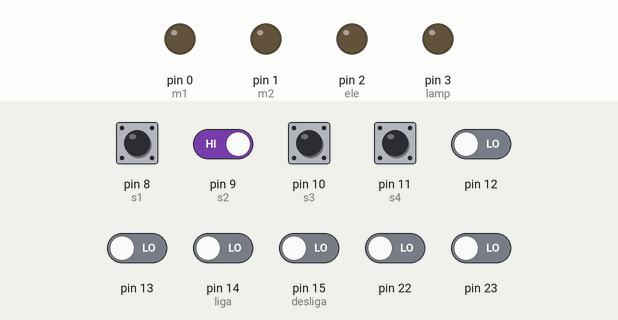
Simulated run of this sketch. Board: Arduino Uno, built with avr-gcc and run on an emulated ATmega328P. On the bench: output pins drawn as LEDs (lit = HIGH). The inputs (shaded band) are chosen by the test bench; at power-on: pin 8 (s1), pin 9 (s2), pin 10 (s3), pin 11 (s4) HIGH, pin 12, pin 13, pin 14 (liga), pin 15 (desliga), pin 22, pin 23 LOW.

Above: at 0.8 s.
0.9 s: pin 14 (liga) driven HIGH
At 1.7 s:
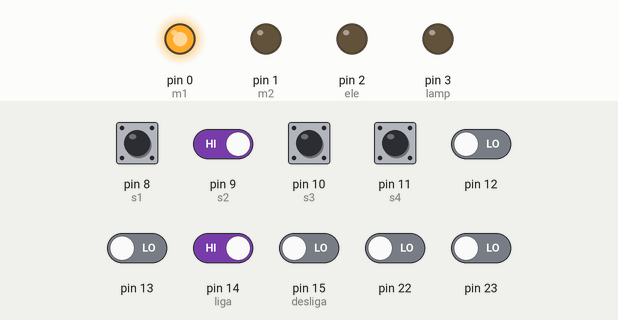
2.4 s: pin 8 (s1) pulled LOW for 0.15 s
At 2.8 s:
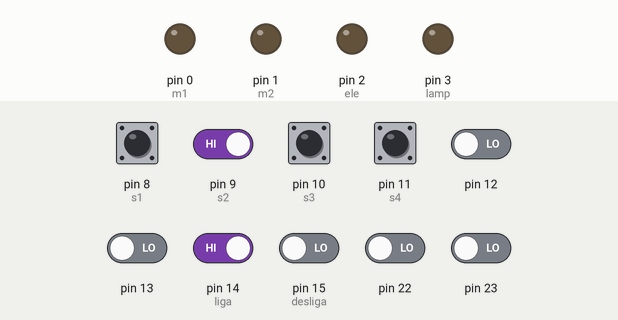
5.5 s: pin 15 (desliga) driven HIGH
8.5 s: pin 15 (desliga) driven LOW
At 9.7 s:
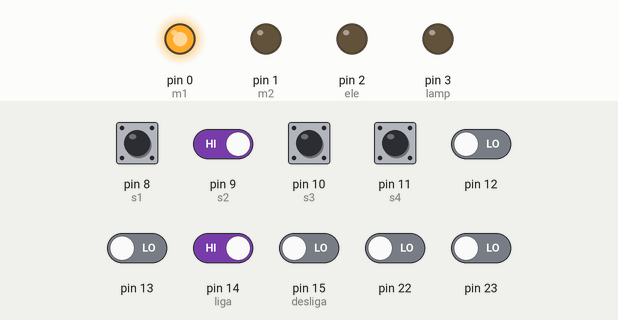
10.0 s: pin 8 (s1) driven LOW and pin 9 (s2) driven LOW
At 13.3 s:
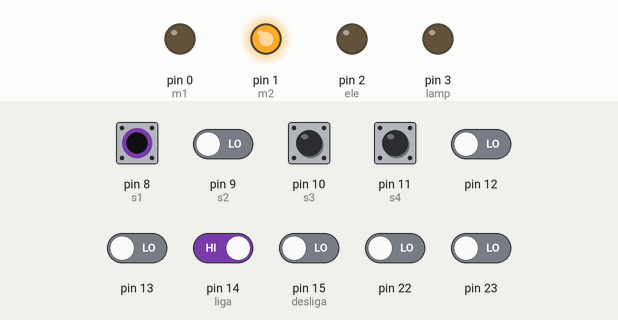
Timing chart, 0 to 14.8 s (numbered marks = the images above; inputs shaded):
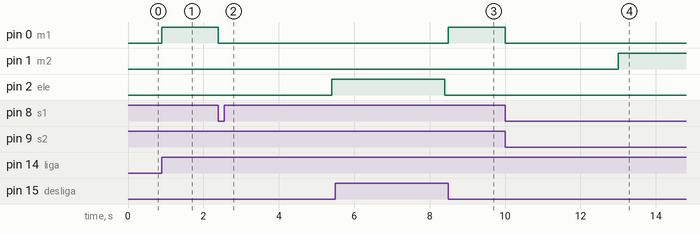

The sketch:

ex_3_relatorio_1.ino
```cpp
#define desliga (1 << PC1)
#define liga (1 << PC0)
#define s1 (1 << PB0)
#define s2 (1 << PB1)
#define s3 (1 << PB2)
#define s4 (1 << PB3)
#define lamp (1 << PD3)
#define m1 (1 << PD0)
#define m2 (1 << PD1)
#define ele (1 << PD2)

#define ESPERA 10
#define ESTEIRA1 20
#define ELEVADOR 30
#define ESTEIRA2 40
#define VERIF 50

int main() {
  DDRD = lamp + m1 + m2 + ele;
  PORTD &= ~(lamp + m1 + m2 + ele);

  PORTB = (s1 + s2 + s3 + s4);

  short int estado = ESPERA;
  for (;;) {
    short int Desliga;
    Desliga = PINC & desliga;

    if (Desliga == desliga)
      estado = ESPERA;

    switch (estado) {
      case ESPERA:
        PORTD &= ~(lamp + m1 + m2 + ele);
        short int Liga;
        Liga = PINC & liga;
        if (Liga == liga)
          estado = ESTEIRA1;

        break;
      case ESTEIRA1:
        PORTD |= m1;

        short int S1;
        S1 = PINB & s1;
        if (S1 == 0)
          estado = ELEVADOR;

        break;
      case ELEVADOR:
        PORTD &= ~(m1);
        _delay_ms(3000);
        PORTD |= ele;

        short int S2;
        S2 = PINB & s2;

        if (S2 == 0)
          estado = ESTEIRA2;

        break;
      case ESTEIRA2:
        PORTD &= ~ele;
        PORTD |= m2;

        short int S3, S4;

        S3 = PINB & s3;
        S4 = PINB & s4;

        if (S3 == 0)
          estado = VERIF;
        else if (S4 == 0)
          estado = ESPERA;

        break;

      case VERIF:
        PORTD &= ~m2;
        for (int i = 0; i < 6; i++) {
          PORTD |= lamp;
          _delay_ms(250);
          PORTD &= ~lamp;
          _delay_ms(250);
        }
        estado = ESTEIRA2;

        break;
    }
  }
}
```

Measured:
- after the input at 0.9 s, pin 0 (m1): LOW → HIGH at once
- after the input at 2.4 s, pin 0 (m1): HIGH → LOW at once; pin 2 (ele): LOW → HIGH after 3.0 s
- after the input at 5.5 s, pin 2 (ele): HIGH → LOW after 2.9 s
- after the input at 8.5 s, pin 0 (m1): LOW → HIGH at once
- after the input at 10.0 s, pin 0 (m1): HIGH → LOW at once; pin 1 (m2): LOW → HIGH after 3.0 s
